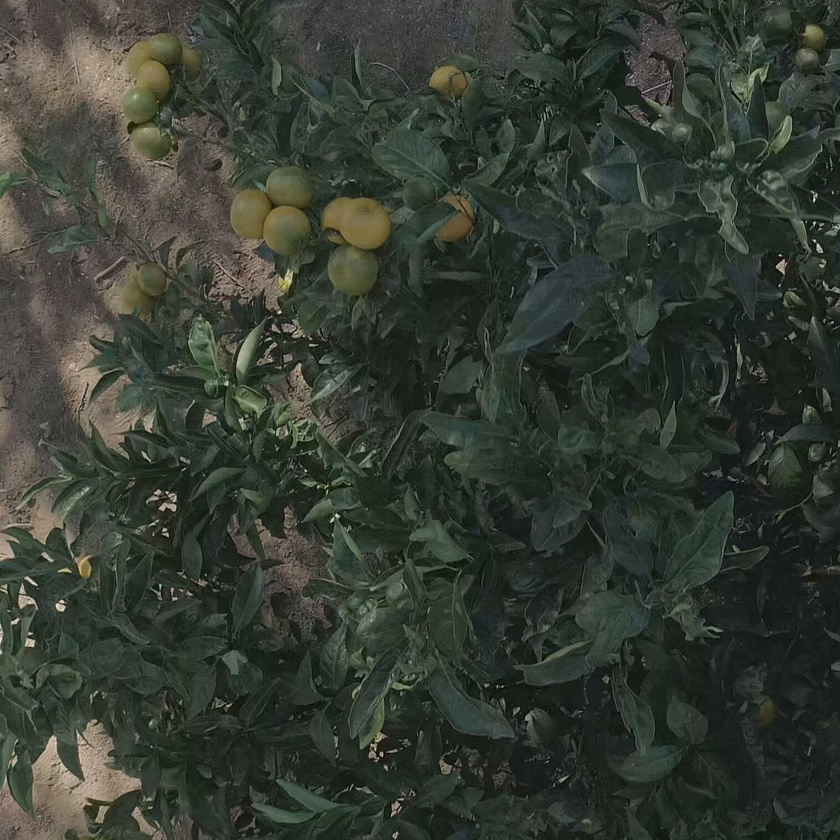
#> input picture Example/img_RGB1.jpg, 840 x 840 px, shrunk from 1515 x 1515 before the run
$ python -i rbrg_orphan.py   (imports and definitions only)
#> lines starting #> are read from the running program, lines starting #| are printed output that depends on the picture; after the words box and inside, x2 and y2 are one past the last pixel; in counts of white or black regions, pixels touching at a corner belong together
# -*- coding: utf-8 -*-
"""RGR_orphan.ipynb

Automatically generated by Colaboratory.

Original file is located at
    https://colab.research.google.com/drive/1C-5l9Cuhm-7iLNxyra3Oee_pLTCp4SOU
"""

import cv2 as cv
import numpy as np

def RGR_orphan(img_array):
    # Read the image you want connected components of
    #src = cv.imread(img,0)
    # Threshold it so it becomes a binary image
    img_array=img_array.astype(np.uint8)
    img_array=cv.cvtColor(img_array,cv.COLOR_RGB2GRAY)
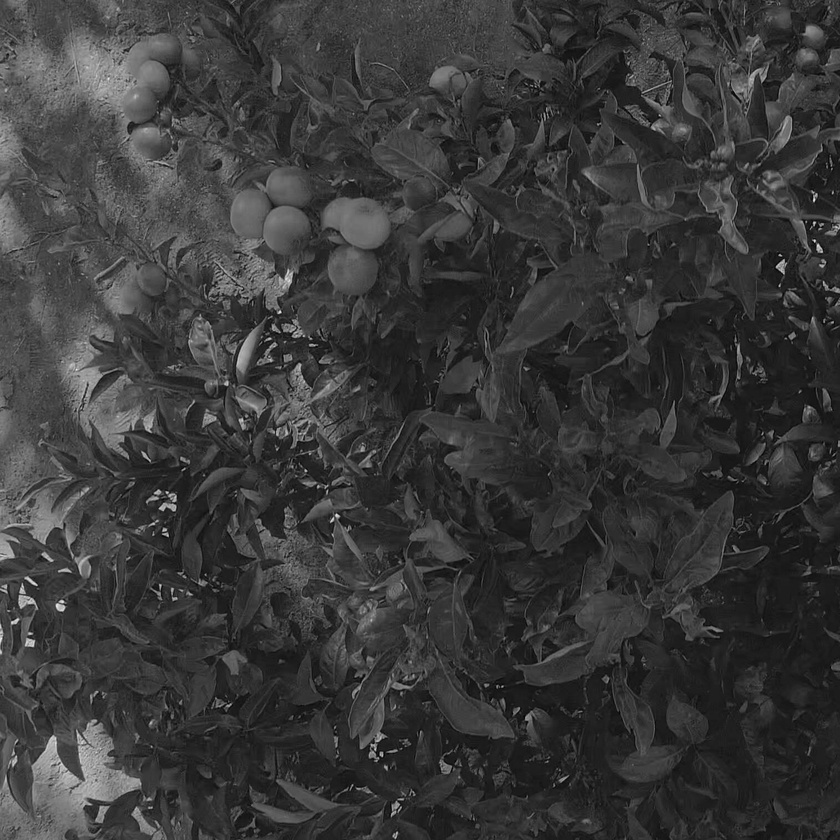
#> img_array: shape (840, 840); min 0, max 242, mean 57.1
    ret, thresh = cv.threshold(img_array,0,255,cv.THRESH_BINARY+cv.THRESH_OTSU)
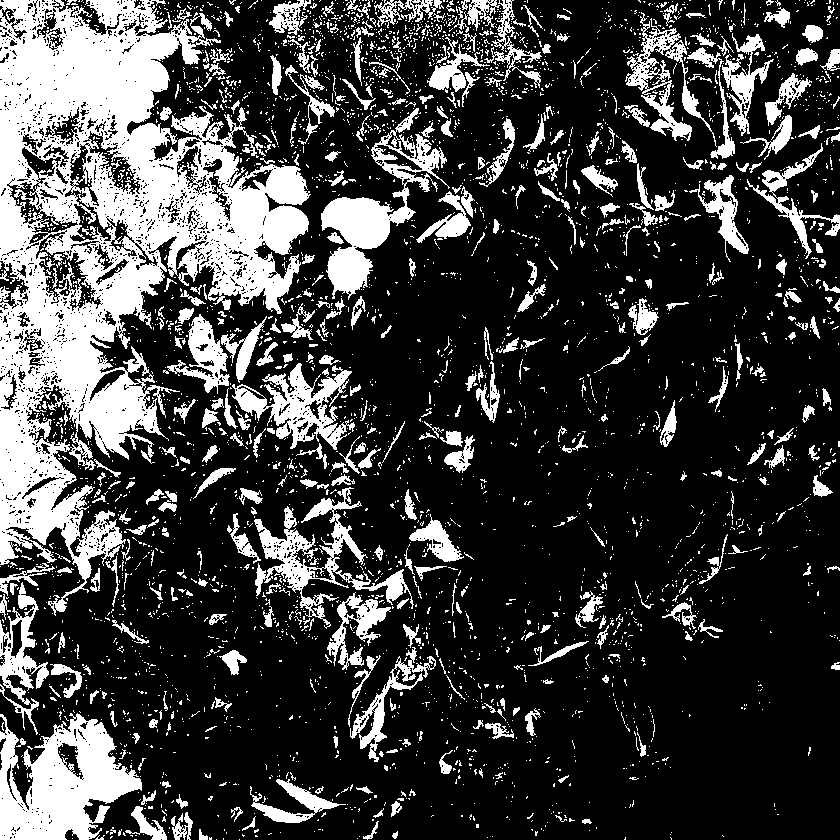
#> thresh: shape (840, 840); 24.8% white; 3940 white regions (3494 under 20 px), largest, box (x1, y1, x2, y2) and area: (0, 0, 311, 616) 78731, (0, 713, 142, 840) 10626, (321, 108, 450, 300) 6601
#> ret = 69
    connectivity = 8
    # Perform the operation
    output = cv.connectedComponentsWithStats(thresh, connectivity)
    # Get the results
    # The first cell is the number of labels
    nb_components = output[0]
#> nb_components = 3941
    # The second cell is the label matrix
    output2 = output[1]
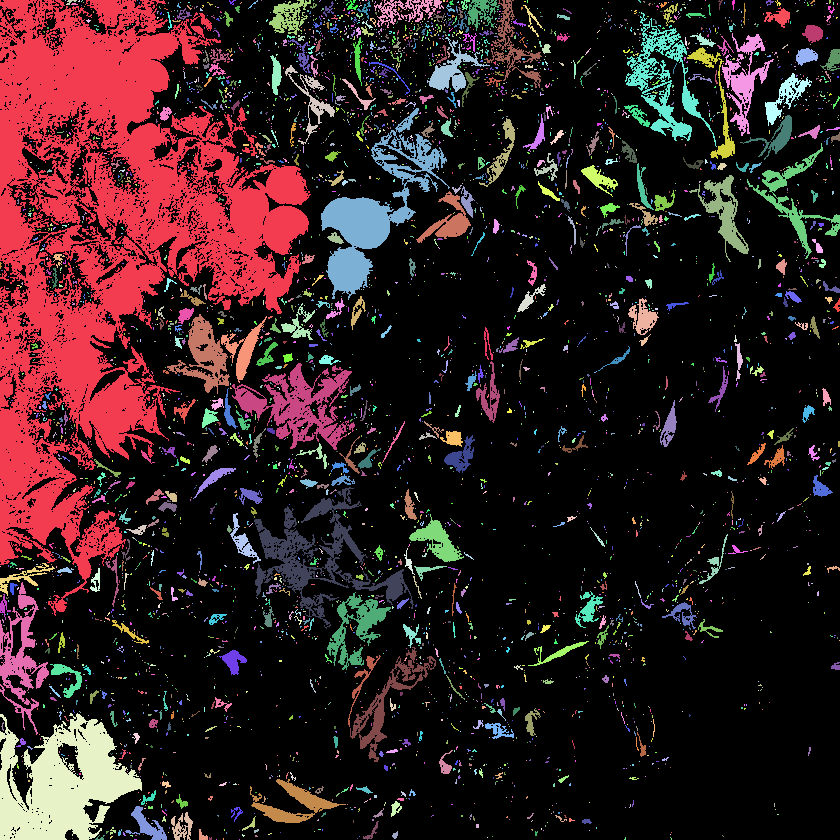
#> output2: shape (840, 840) int32; 3941 distinct labels, from 0 to 3940; one colour per label, 0 black
    # The third cell is the stat matrix
    stats = output[2]
    # The fourth cell is the centroid matrix
    centroids = output[3]
#> centroids = 3941 pairs, first value 0 to 839, second value 0 to 839
    #your answer  stats[1:, -1]
    sizes = stats[1:,-1]; nb_components = nb_components - 1
#> after `sizes = stats[1:, -1]`: sizes = 3940 values, max 78731 at index 0, min 1 at index 1, mean 44.41
#> after `nb_components = nb_components - 1`: nb_components = 3940
    l=int(len(sizes)/1.8)
#> l = 2188
    min_size=(np.mean(np.sort(sizes)[1:l]))
#> min_size = 1.49
    #for every component in the image, you keep it only if it's above min_size
    #your answer image
    img2 = np.zeros((output2.shape))
    #for every component in the image, you keep it only if it's above min_size
    for i in range(0, nb_components):
        if sizes[i] >= min_size:
            img2[output2 == i + 1] = 255
    return img2

>>> import cv2
>>> picture = cv2.cvtColor(cv2.imread('../Example/img_RGB1.jpg'), cv2.COLOR_BGR2RGB)
>>> result = RGR_orphan(picture)
